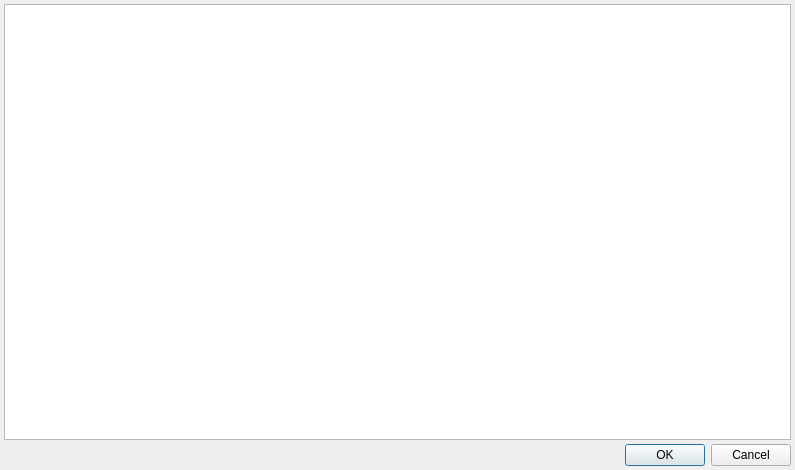
<?xml version="1.0" encoding="UTF-8"?>
<ui version="4.0">
 <class>OrgStructureListDialog</class>
 <widget class="QDialog" name="OrgStructureListDialog">
  <property name="geometry">
   <rect>
    <x>0</x>
    <y>0</y>
    <width>795</width>
    <height>470</height>
   </rect>
  </property>
  <property name="windowTitle">
   <string>Dialog</string>
  </property>
  <layout class="QGridLayout" name="gridLayout">
   <property name="margin">
    <number>4</number>
   </property>
   <property name="spacing">
    <number>4</number>
   </property>
   <item row="0" column="0">
    <widget class="CTableView" name="tblOrgStructureList">
     <property name="selectionMode">
      <enum>QAbstractItemView::MultiSelection</enum>
     </property>
     <property name="selectionBehavior">
      <enum>QAbstractItemView::SelectRows</enum>
     </property>
    </widget>
   </item>
   <item row="1" column="0">
    <widget class="QDialogButtonBox" name="buttonBox">
     <property name="orientation">
      <enum>Qt::Horizontal</enum>
     </property>
     <property name="standardButtons">
      <set>QDialogButtonBox::Cancel|QDialogButtonBox::Ok</set>
     </property>
    </widget>
   </item>
  </layout>
 </widget>
 <customwidgets>
  <customwidget>
   <class>CTableView</class>
   <extends>QTableView</extends>
   <header>library/TableView.h</header>
  </customwidget>
 </customwidgets>
 <resources/>
 <connections>
  <connection>
   <sender>buttonBox</sender>
   <signal>accepted()</signal>
   <receiver>OrgStructureListDialog</receiver>
   <slot>accept()</slot>
   <hints>
    <hint type="sourcelabel">
     <x>248</x>
     <y>254</y>
    </hint>
    <hint type="destinationlabel">
     <x>157</x>
     <y>274</y>
    </hint>
   </hints>
  </connection>
  <connection>
   <sender>buttonBox</sender>
   <signal>rejected()</signal>
   <receiver>OrgStructureListDialog</receiver>
   <slot>reject()</slot>
   <hints>
    <hint type="sourcelabel">
     <x>316</x>
     <y>260</y>
    </hint>
    <hint type="destinationlabel">
     <x>286</x>
     <y>274</y>
    </hint>
   </hints>
  </connection>
 </connections>
</ui>
